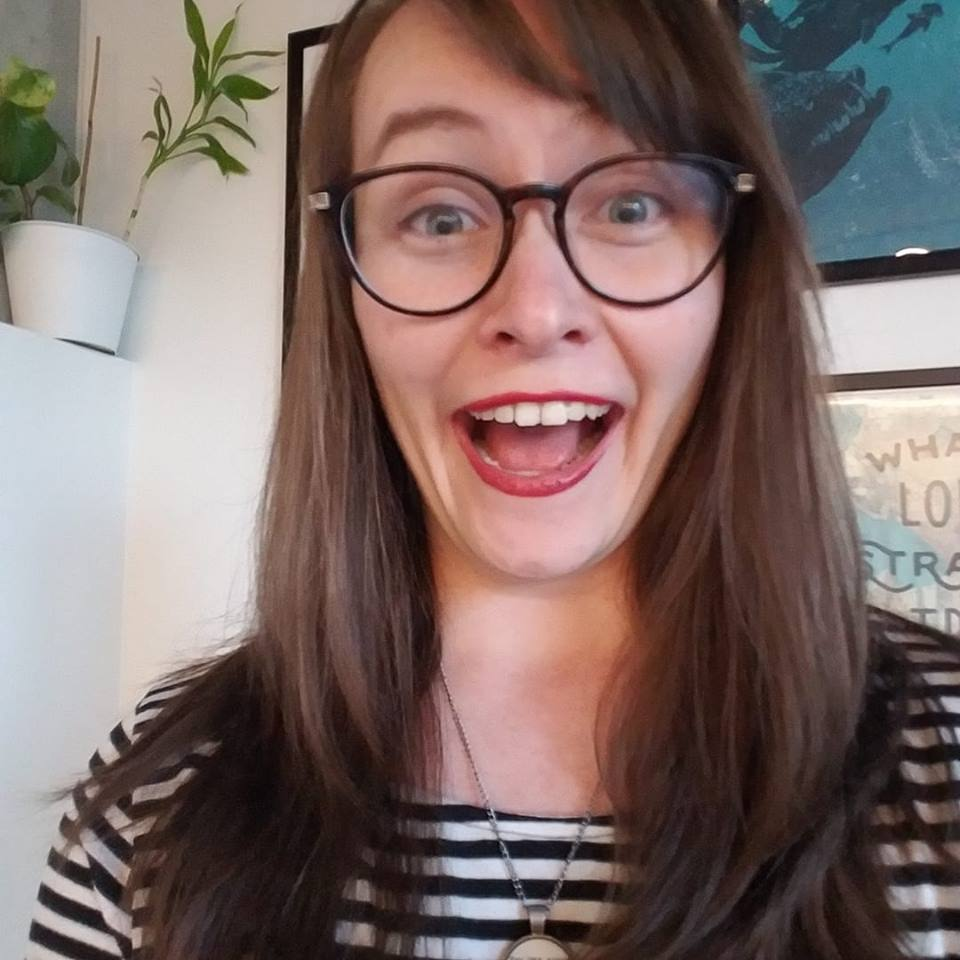
#> input picture camera/test_assets/self-pic.jpg, 960 x 960 px, given in place of the camera
$ python faces_train.py
#> lines starting #> are read from the running program, lines starting #| are printed output that depends on the picture; after the words box and inside, x2 and y2 are one past the last pixel; in counts of white or black regions, pixels touching at a corner belong together
#> pass 2 of the loop in train_faces, `for root, dirs, files in os.walk(image_dir):`:
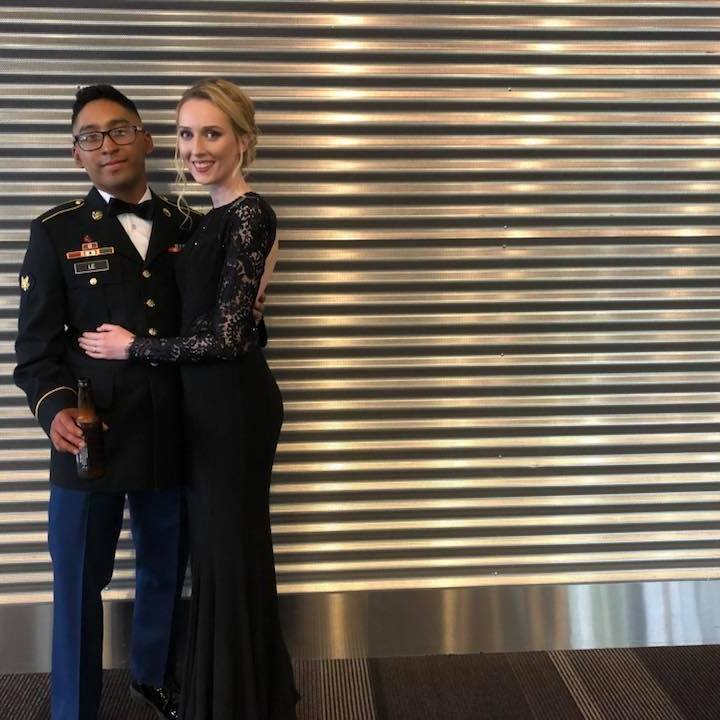
#> input picture camera/images/dan/1.png, 720 x 720 px
#> in train_faces, pil_image is the input picture: shape (720, 720, 3); mean R, G, B 103.7, 93.9, 82.1
#> pil_image: shape (720, 720)
#> in train_faces, `faces = face_cascade.detectMultiScale(image_array, scaleFactor=1.25, m..`: faces = [[154, 816, 86, 86], [250, 162, 101, 101]]
#> the loop in train_faces, `for(x, y, w, h) in faces:` made 2 passes
#> (printed output is left out)
#> pass 1, in train_faces, `roi = image_array[y:y+h, x:x+w]`:
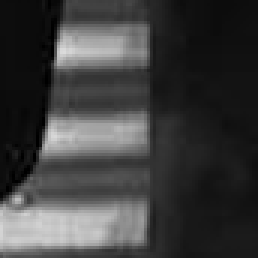
#> roi: shape (86, 86) (shown 3 times larger); min 0, max 219, mean 62.3
#> pass 2, in train_faces, `roi = image_array[y:y+h, x:x+w]`:
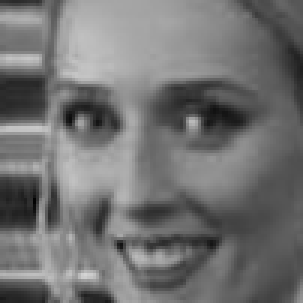
#> roi: shape (101, 101) (shown 3 times larger); min 2, max 212, mean 114
#> after the loop in train_faces, `for(x, y, w, h) in faces:`: x_train = 2 items; y_labels = [0, 0]
#> pass 3 of the loop in train_faces, `for root, dirs, files in os.walk(image_dir):`:
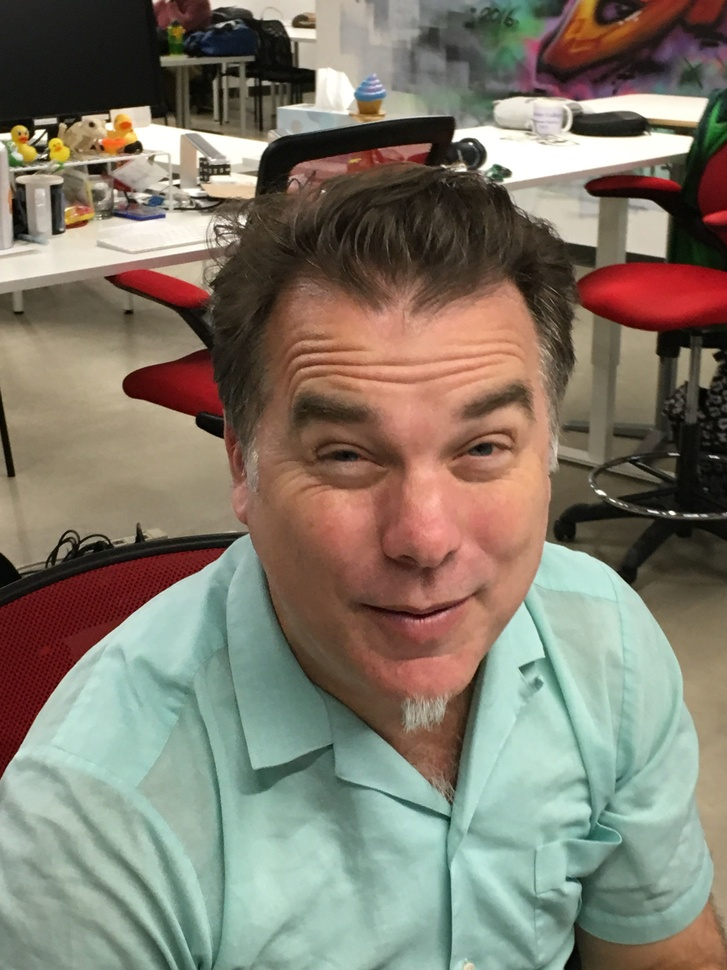
#> input picture camera/images/JB/jb-1.jpg, 727 x 970 px, shrunk from 3024 x 4032 before the run
#> in train_faces, pil_image is the input picture: shape (970, 727, 3); mean R, G, B 129, 122.1, 107.7
#> in train_faces, `pil_image = cv2.cvtColor(pil_image, cv2.COLOR_BGR2GRAY)`:
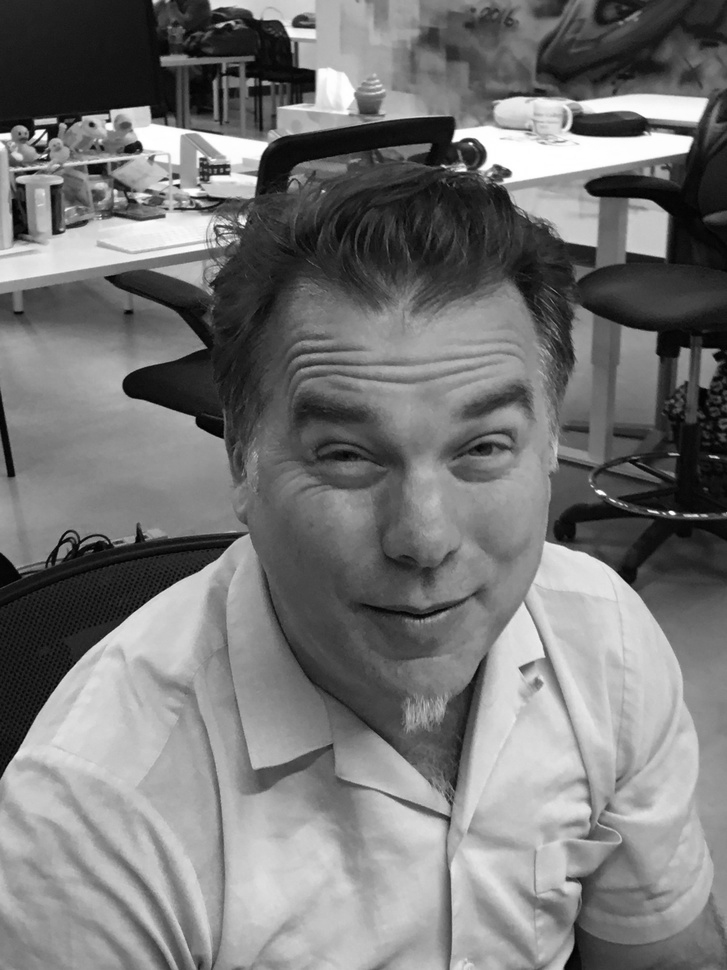
#> pil_image: shape (970, 727); min 0, max 255, mean 118.6
#> pil_image3: shape (1455, 1090)
#> in train_faces, `faces = face_cascade.detectMultiScale(image_array, scaleFactor=1.25, m..`: faces = [[976, 620, 59, 59], [8, 150, 114, 114], [342, 453, 569, 569]]
#> the loop in train_faces, `for(x, y, w, h) in faces:` made 3 passes
#> (printed output is left out)
#> pass 3, in train_faces, `roi = image_array[y:y+h, x:x+w]`:
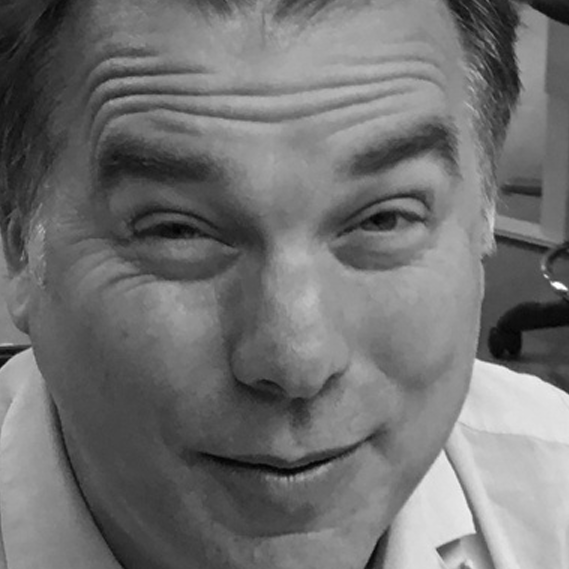
#> roi: shape (569, 569); min 1, max 255, mean 113.4
#> after the loop in train_faces, `for(x, y, w, h) in faces:`: x_train = 5 items; y_labels = [0, 0, 1, 1, 1]
#> the loop made 4 passes; the first 3 are shown
### camera/camera.py
import numpy as numpy
from cv2 import CascadeClassifier
import cv2
import sys
import pickle


def find_faces():
    """Detect faces in an image or frame.

    Takes no arguments. Use Haarcascade feature modules to detect eyes and
    frontal face view.

    Returns:
        No explicit returns. Will save a frame as a .png image if an unknown face is detected.
    """

    labels = {}
    with open("./labels.pickle", 'rb') as f:
        org_labels = pickle.load(f)
        labels = {v: k for k, v in org_labels.items()}

    face_cascade = CascadeClassifier(
        './haarcascade/haarcascade_frontalface_default.xml')
    recognizer = cv2.face.LBPHFaceRecognizer_create()
    recognizer.read("./trainer.yml")

    lefteye_cascade = CascadeClassifier('./haarcascade/haarcascade_lefteye.xml')
    video_capture = cv2.VideoCapture(0)
    picture_counter = 0

    picture_flag = False
    while True:

        # Capture Frame by Frame
        ret, frame = video_capture.read()
#> frame is the input picture: shape (960, 960, 3); mean B, G, R 103.1, 107.3, 126.5
        gray = cv2.cvtColor(frame, cv2.COLOR_BGR2GRAY)
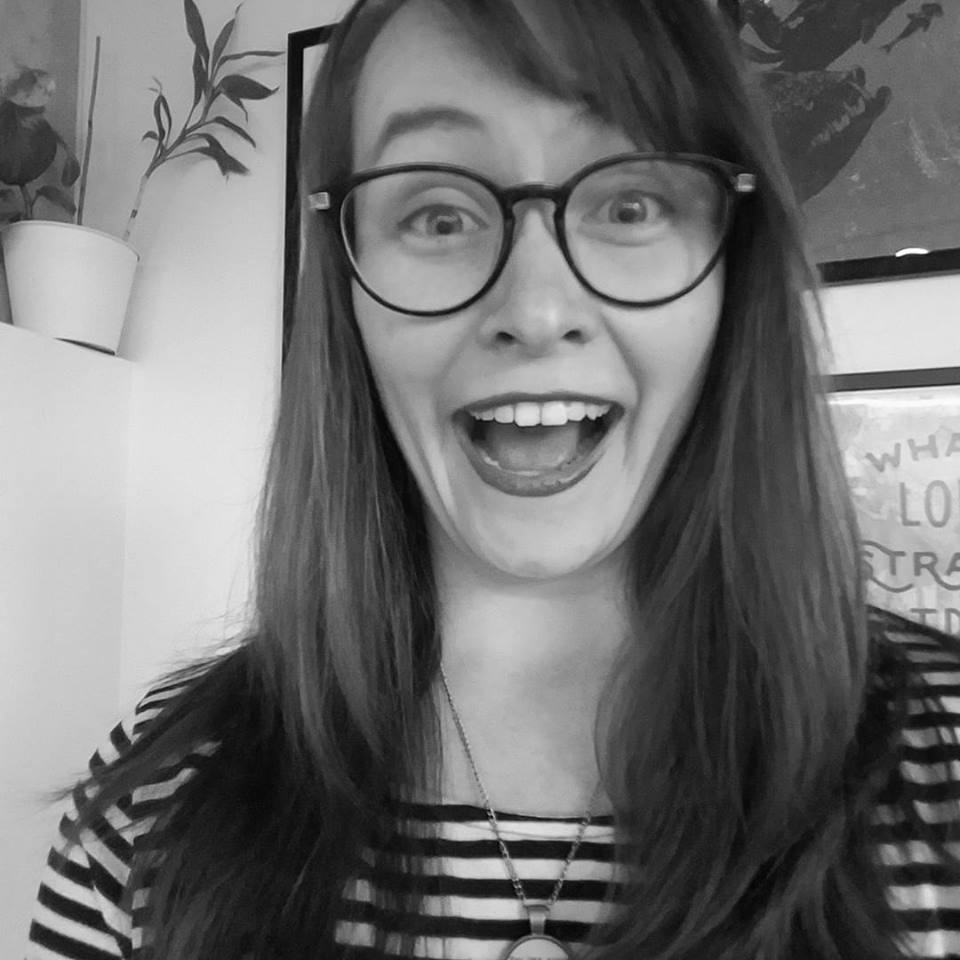
#> gray: shape (960, 960); min 2, max 255, mean 112.6
        faces = face_cascade.detectMultiScale(
            gray, scaleFactor=1.05, minNeighbors=8)
#> faces = [[425, 491, 253, 253], [284, 48, 495, 495]]
        face_dic = {
            "known": 0,
            "total": 0}

        # Draws a rectagle around the face
        for(x, y, w, h) in faces:
            face_dic["total"] += 1
            roi_gray = gray[y:y+h, x:x+w]
            roi_color = frame[y:y+h, x:x+w]
            id_, conf = recognizer.predict(roi_gray)
            eyes = lefteye_cascade.detectMultiScale(roi_gray)
            test = [i for i in eyes]
            if test:
                frame = cv2.rectangle(
                    frame, (x, y,), (x+w, y+h), (0, 255, 0), 3)

            # conf  is the confidence level that detected face has been trained
            if conf >= 85:
                print(id_)
                face_dic["known"] += 1
                name = labels[id_]
                font = cv2. FONT_HERSHEY_SIMPLEX
                color = (255, 255, 255)
                stroke = 2
                cv2.putText(frame, name, (x, y), font, 1,
                            color, stroke, cv2.LINE_AA)

                for (ex, ey, ew, eh) in eyes:
                    cv2.rectangle(roi_color, (ex, ey),
                                  (ex+ew, ey+eh), (255, 0, 0), 3)
            else:
                for (ex, ey, ew, eh) in eyes:
                    cv2.rectangle(roi_color, (ex, ey),
                                  (ex+ew, ey+eh), (255, 0, 255), 3)
#> this loop made 2 passes
#> (x, y, w, h, id_, conf) on pass 1: (425, 491, 253, 253, 1, 61.32)
#> (x, y, w, h, id_, conf, test) on pass 2: (284, 48, 495, 495, 1, 36.31, [[112, 110, 100, 100], [291, 92, 108, 108]])
#> pass 1, in find_faces, `roi_gray = gray[y:y+h, x:x+w]`:
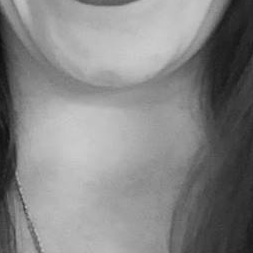
#> roi_gray: shape (253, 253); min 14, max 204, mean 132.9
#> pass 1, in find_faces, `roi_color = frame[y:y+h, x:x+w]`:
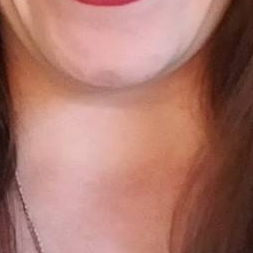
#> roi_color: shape (253, 253, 3); mean B, G, R 107.7, 118.7, 170.4
#> pass 2, in find_faces, `roi_gray = gray[y:y+h, x:x+w]`:
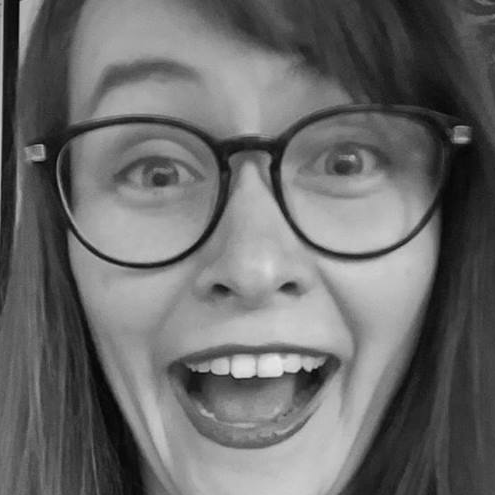
#> roi_gray: shape (495, 495); min 2, max 233, mean 106.4
#> after the loop:
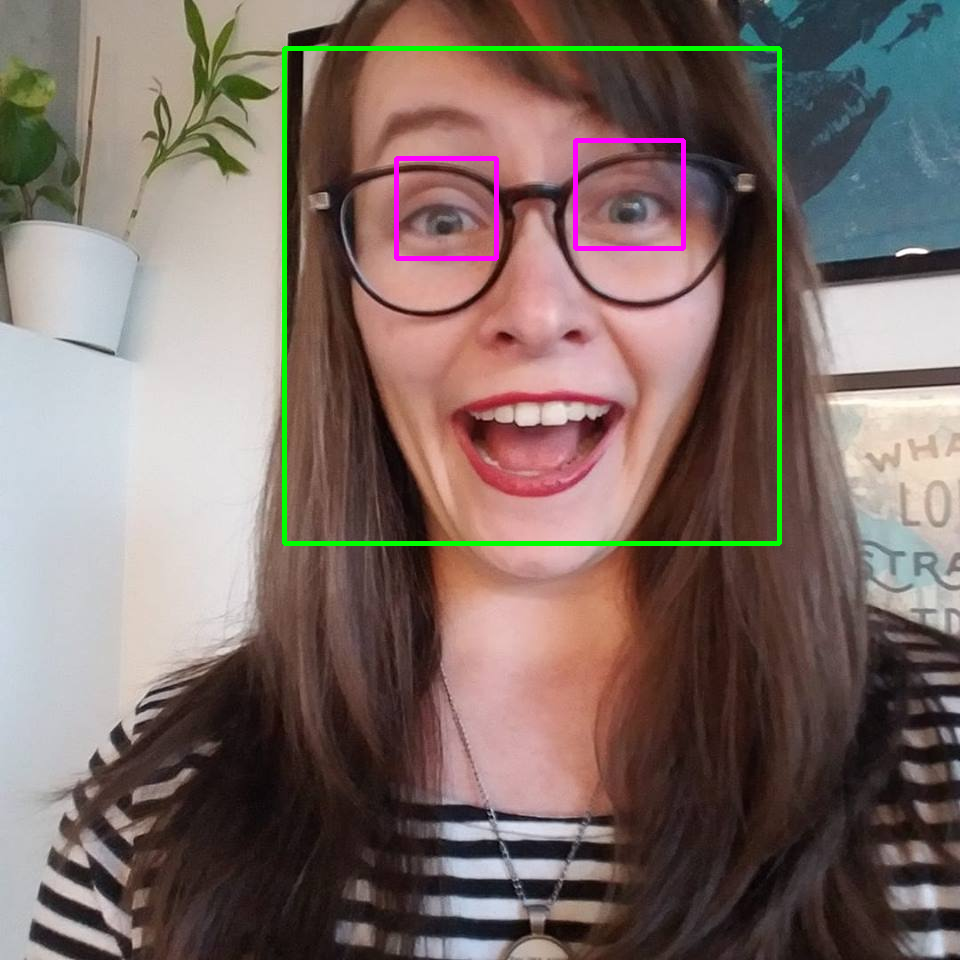
#> frame: shape (960, 960, 3); 1.52% of pixels changed, all inside (x1, y1, x2, y2) = (282, 46, 782, 546)
#> after the loop:
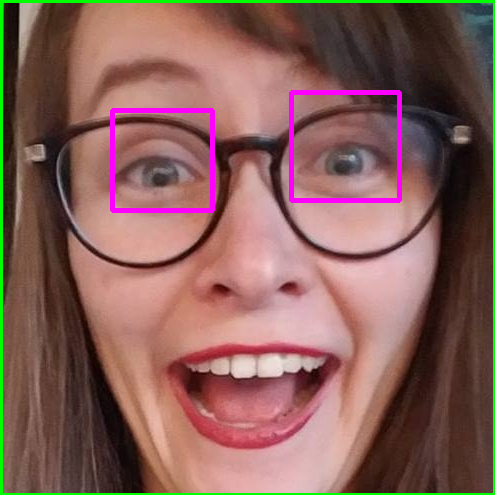
#> roi_color: shape (495, 495, 3); mean B, G, R 89.6, 96.6, 135
#> after the loop, face_dic = {'known': 0, 'total': 2}


        # Shows Number faces dectected/known in frame
        cv2.putText(frame, "Number of faces detected: " + str(
            face_dic["total"]), (0, 100), cv2.FONT_HERSHEY_TRIPLEX, 0.5, (255, 0, 0), 1)
        cv2.putText(frame, "Number of faces known: " + str(
            face_dic["known"]), (0, 120), cv2.FONT_HERSHEY_TRIPLEX, 0.5, (255, 0, 0), 1)
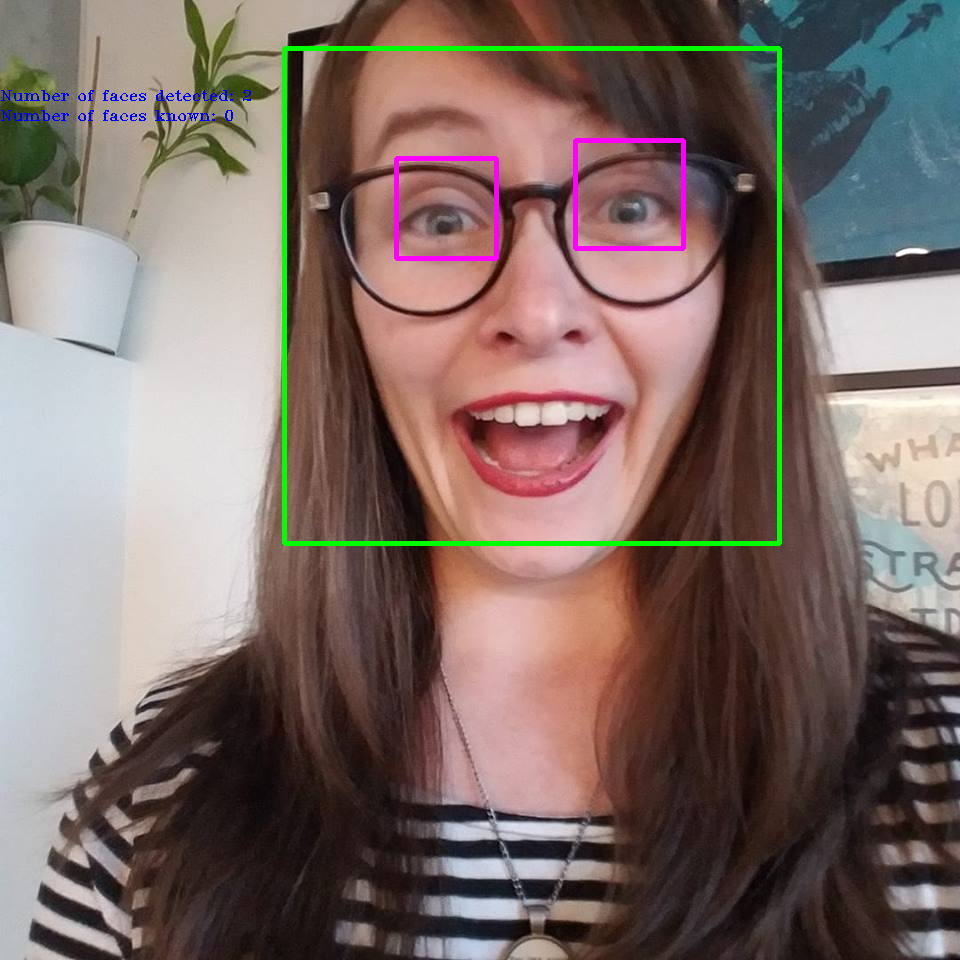
#> frame: shape (960, 960, 3); mean B, G, R 103.2, 108.4, 125.5

        # Dipsplay the resulting frame
        cv2.imshow('Video', frame)


        #Saves Picture
        if face_dic["known"] == 0 and face_dic["total"] >= 1:
            if not picture_flag:
                picture_counter += 1
                cv2.imwrite("./test_subjects/" +
                            str(picture_counter)+".png", frame)
                picture_flag = True
            picture_counter += 1
            if picture_counter == 120:
                picture_flag = False
                picture_counter = 0

        if cv2.waitKey(1) & 0xFF == ord('q'):
#> (key q is pressed here)
            break

    video_capture.release()
    cv2.destroyAllWindows()
# [2 lines that do not run on import are left out]

### camera/faces_train.py
import os
import shutil
import numpy as np
from PIL import Image
import pickle
import cv2
from skimage.io import imread
from camera import find_faces


def train_faces():
    """Camera facial recoginition training.

    Each image's features within each subfolder of the 'images' directory is
    compiled by the camera for recogintion training, associating the name of
    the subdirectory with the collection of faces within it.
    """

    BASE_DIR = os.path.dirname(os.path.abspath(__file__))
    image_dir = os.path.join(BASE_DIR, "images")

    face_cascade = cv2.CascadeClassifier('./haarcascade/haarcascade_frontalface_default.xml')
    lefteye_cascade = cv2.CascadeClassifier('./haarcascade/haarcascade_lefteye.xml')
    recognizer = cv2.face.LBPHFaceRecognizer_create()

    current_id = 0
    label_ids = {}
    y_labels = []
    x_train = []

    for root, dirs, files in os.walk(image_dir):
        for file in files:
            if file.endswith("png") or file.endswith("jpg"):
                path = os.path.join(root, file)
                label = os.path.basename(root).replace(" ", "-").lower()

                print(label, path)
                if label not in label_ids:
                    label_ids[label] = current_id
                    current_id += 1
                id_ = label_ids[label]
                pil_image = imread(path)
                pil_image = cv2.cvtColor(pil_image, cv2.COLOR_BGR2GRAY)
                pil_image2 = cv2.resize(pil_image, None, fx=1, fy=1, interpolation=cv2.INTER_CUBIC)
                image_array = np.array(pil_image2, "uint8")
                pil_image3 = cv2.resize(pil_image, None, fx=1.5, fy=1.5, interpolation=cv2.INTER_CUBIC)
                image_array = np.array(pil_image3, "uint8")
                faces = face_cascade.detectMultiScale(image_array, scaleFactor=1.25, minNeighbors=1)

                for(x, y, w, h) in faces:
                    roi = image_array[y:y+h, x:x+w]
                    print(roi)
                    x_train.append(roi)
                    y_labels.append(id_)

    with open("./labels.pickle",'wb') as f :
        pickle.dump(label_ids,f)

    recognizer.train(x_train, np.array(y_labels))
    recognizer.save("./trainer.yml")

    find_faces()


if __name__ == "__main__":
    train_faces()
